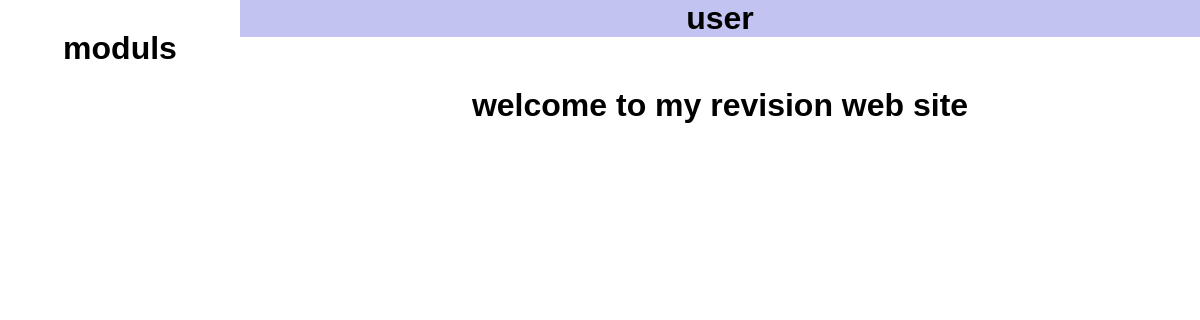
The app's page /, older data.
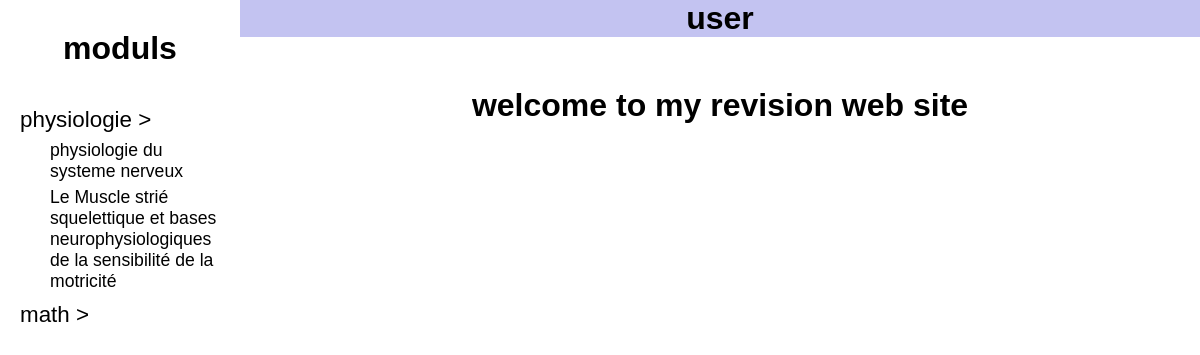
The same page, newer data.
### app/models.py (models this page shows, shortened)
class Module(models.Model):
    name = models.CharField(max_length=100)

class Course(models.Model):
    module = models.ForeignKey(Module, on_delete=models.CASCADE)
    name = models.CharField(max_length=100)

### app/views.py (the view)
# urls.py: path("", views.index, name="index"),
def index(request):
    return render(
        request,
        "index_copy.html",
        {
            "courses": get_courses(),
        },
    )

### app/views.py (called while the page is built)
def get_courses():
    modules = list(Module.objects.filter())
    courses = {}
    for module in modules:
        courses[module.name] = []
        for course in list(Course.objects.filter(module=module)):
            courses[module.name].append(course.name)
    return courses

### templates/index_copy.html (shortened to what this page needs)
{% extends "base/base.html" %}
{% load custom_filters %}
{% load static %}
{% block styles_content %}
    <link rel="stylesheet" href="{% static 'css/exam.css' %}">
{% endblock styles_content %}
{% block body_conten %}
   <h1>welcome to my revision web site</h1>
{% endblock body_conten %}

### templates/base/base.html (shortened to what this page needs)
{% load static %}
<!DOCTYPE html>
<html lang="en">
  <head>
    <link rel="stylesheet" href="{% static 'css/base.css' %}">
    <link rel="stylesheet" href="{% static 'css/cours_list.css' %}">
    {% block styles_content %}{% endblock styles_content %}
  </head>
  <body>
    <div class="container1">
      <div class="moduls">
        <h1 class="title">moduls</h1>
        <ul class="items">
          {% for key,val in courses.items %}
           <li class="item"><a href="{% url 'module' module_name=key %}"><span>{{key}} ></a></span>
            <ul class="subitems">
              {% for va in val %}
                <li class="subitem"><a href="{% url 'course' module_name=key course_name=va %}">{{va}}</a></li>
              {% endfor %}
            </ul>
          </li>
          {% endfor %}
        </ul>
      </div>
      <div class="main">
        <div class="user">
          <h1>user</h1>
        </div>
        <div class="exam">
         {% block body_conten %}{% endblock body_conten %}
        </div>
      </div>
    </div>
  </body>
</html>

Row changes from the older to the newer data that the page shows:
added Module: courses "physiologie"
added Course: val "physiologie du systeme nerveux"
added Course: val "Le Muscle strié squelettique et bases neurophysiologiques de la sensibilité de la motricité"
added Module: courses "math"
